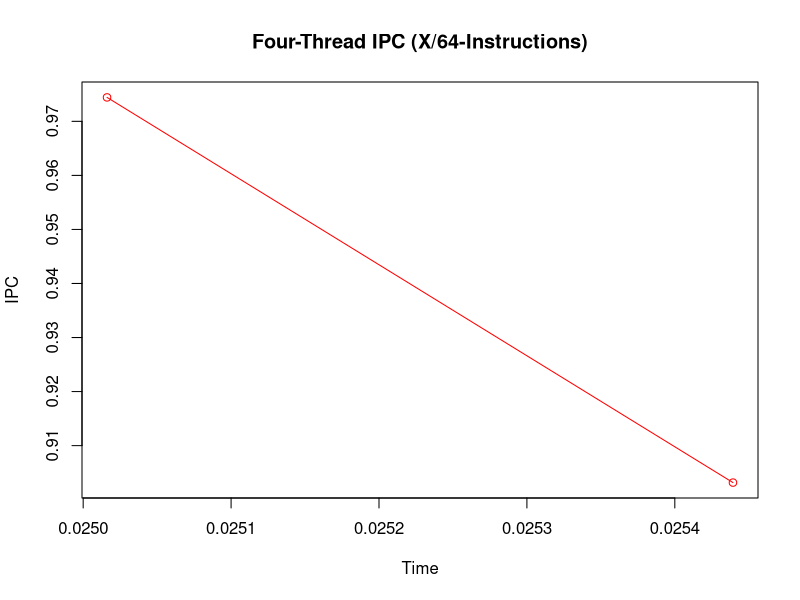
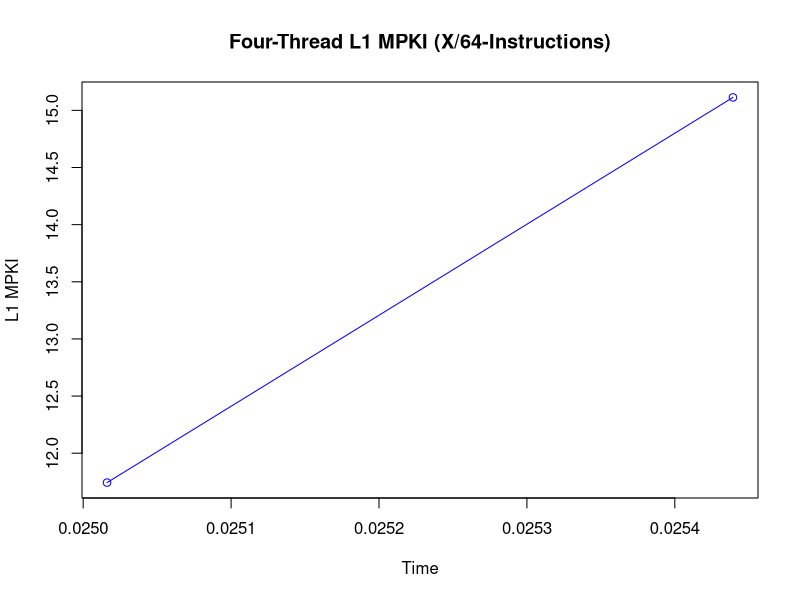
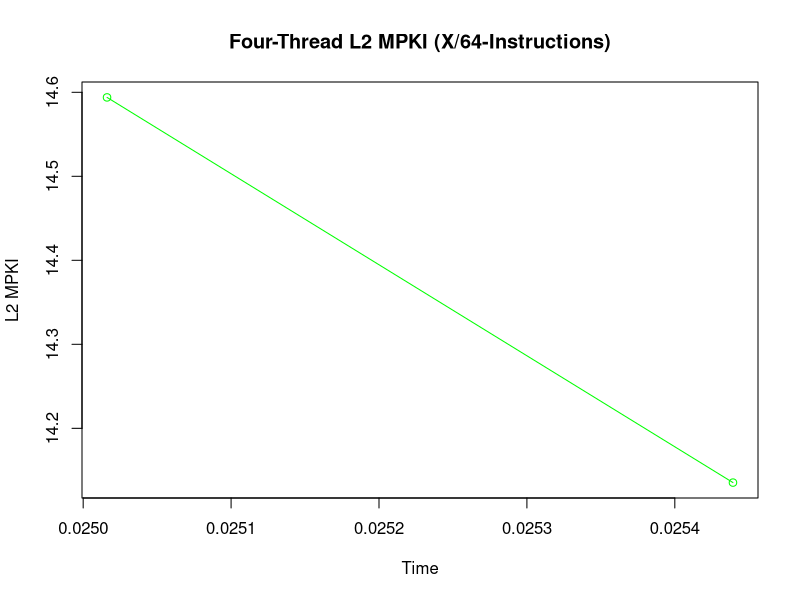
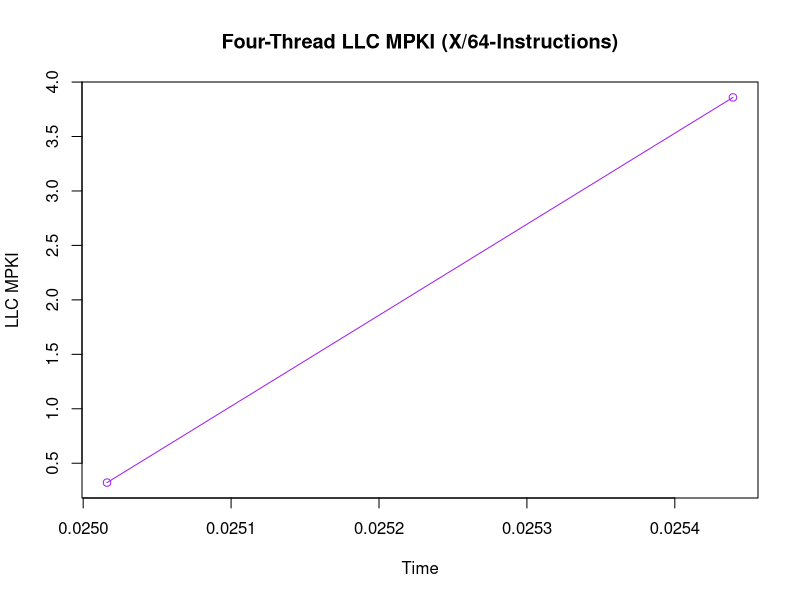
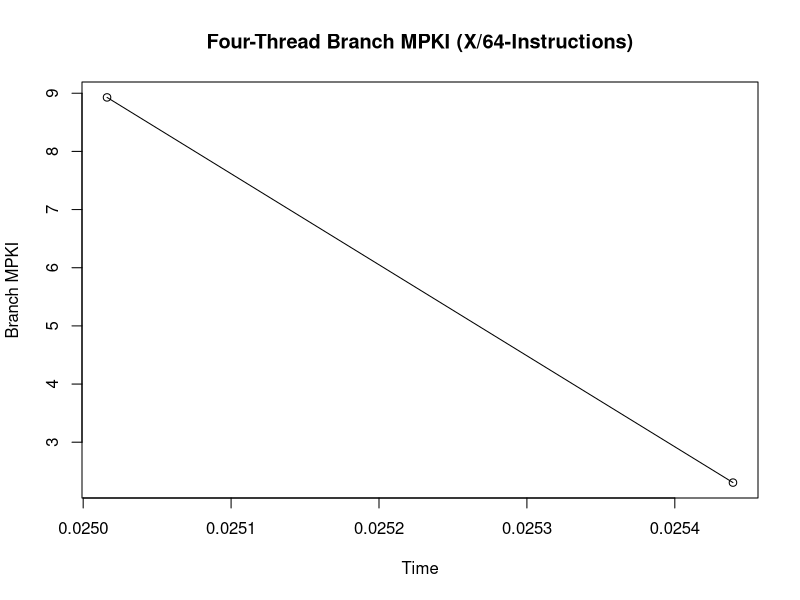

These charts were generated, in order, by the following R code:
#-----------------------------------------------------------------------------------------------------------------
# Four Thread (X/64)
#-----------------------------------------------------------------------------------------------------------------

data <- read.csv("four_thread_saliency_run_D64.csv")

data$Timestamp <- as.character(data$Timestamp)
data$Timestamp[which(data$Timestamp=="<not counted>")] <- "0"
data$Timestamp <- as.numeric(data$Timestamp)

data$instructions <- as.character(data$instructions)
data$instructions[which(data$instructions=="<not counted>")] <- "0"
data$instructions <- as.numeric(data$instructions)

data$cpu.cycles <- as.character(data$cpu.cycles)
data$cpu.cycles[which(data$cpu.cycles=="<not counted>")] <- "0"
data$cpu.cycles <- as.numeric(data$cpu.cycles)

data$L1.dcache.load.misses <- as.character(data$L1.dcache.load.misses)
data$L1.dcache.load.misses[which(data$L1.dcache.load.misses=="<not counted>")] <- "0"
data$L1.dcache.load.misses <- as.numeric(data$L1.dcache.load.misses)

data$l2_rqsts.miss <- as.character(data$l2_rqsts.miss)
data$l2_rqsts.miss[which(data$l2_rqsts.miss=="<not counted>")] <- "0"
data$l2_rqsts.miss <- as.numeric(data$l2_rqsts.miss)

data$LLC.load.misses <- as.character(data$LLC.load.misses)
data$LLC.load.misses[which(data$LLC.load.misses=="<not counted>")] <- "0"
data$LLC.load.misses <- as.numeric(data$LLC.load.misses)

data$branch.misses <- as.character(data$branch.misses)
data$branch.misses[which(data$branch.misses=="<not counted>")] <- "0"
data$branch.misses <- as.numeric(data$branch.misses)

#-----------------------------------------------------------------------------------------------------------------
# Four Thread IPC Plott (X/64)
#-----------------------------------------------------------------------------------------------------------------

IPC = data$instructions/data$cpu.cycles
plot(IPC ~ data$Timestamp, type="o", col="red", main="Four-Thread IPC (X/64-Instructions)", xlab="Time", ylab="IPC")
#par(new = TRUE) #Plots the next graph on the same graph

#-----------------------------------------------------------------------------------------------------------------
# Four Thread L1 MPKI Plot (X/64)
#-----------------------------------------------------------------------------------------------------------------

L2MPKI = (data$L1.dcache.load.misses)/(data$instructions/1000)
plot(L2MPKI ~ data$Timestamp, type="o", col="blue", main="Four-Thread L1 MPKI (X/64-Instructions)", xlab="Time", ylab="L1 MPKI")

#-----------------------------------------------------------------------------------------------------------------
# Four Thread L2 MPKI Plot (X/64)
#-----------------------------------------------------------------------------------------------------------------

L2MPKI = (data$l2_rqsts.miss)/(data$instructions/1000)
plot(L2MPKI ~ data$Timestamp, type="o", col="green", main="Four-Thread L2 MPKI (X/64-Instructions)", xlab="Time", ylab="L2 MPKI")

#-----------------------------------------------------------------------------------------------------------------
# Four Thread LLC MPKI Plot (X/64)
#-----------------------------------------------------------------------------------------------------------------

LLCMPKI = (data$LLC.load.misses)/(data$instructions/1000)
plot(LLCMPKI ~ data$Timestamp, type="o", col="purple", main="Four-Thread LLC MPKI (X/64-Instructions)", xlab="Time", ylab="LLC MPKI")

#-----------------------------------------------------------------------------------------------------------------
# Four Thread Branch MPKI Plot (X/64)
#-----------------------------------------------------------------------------------------------------------------

BranchMPKI= (data$branch.misses)/(data$instructions/1000)
plot(BranchMPKI ~ data$Timestamp, type="o", col="black", main="Four-Thread Branch MPKI (X/64-Instructions)", xlab="Time", ylab="Branch MPKI")

